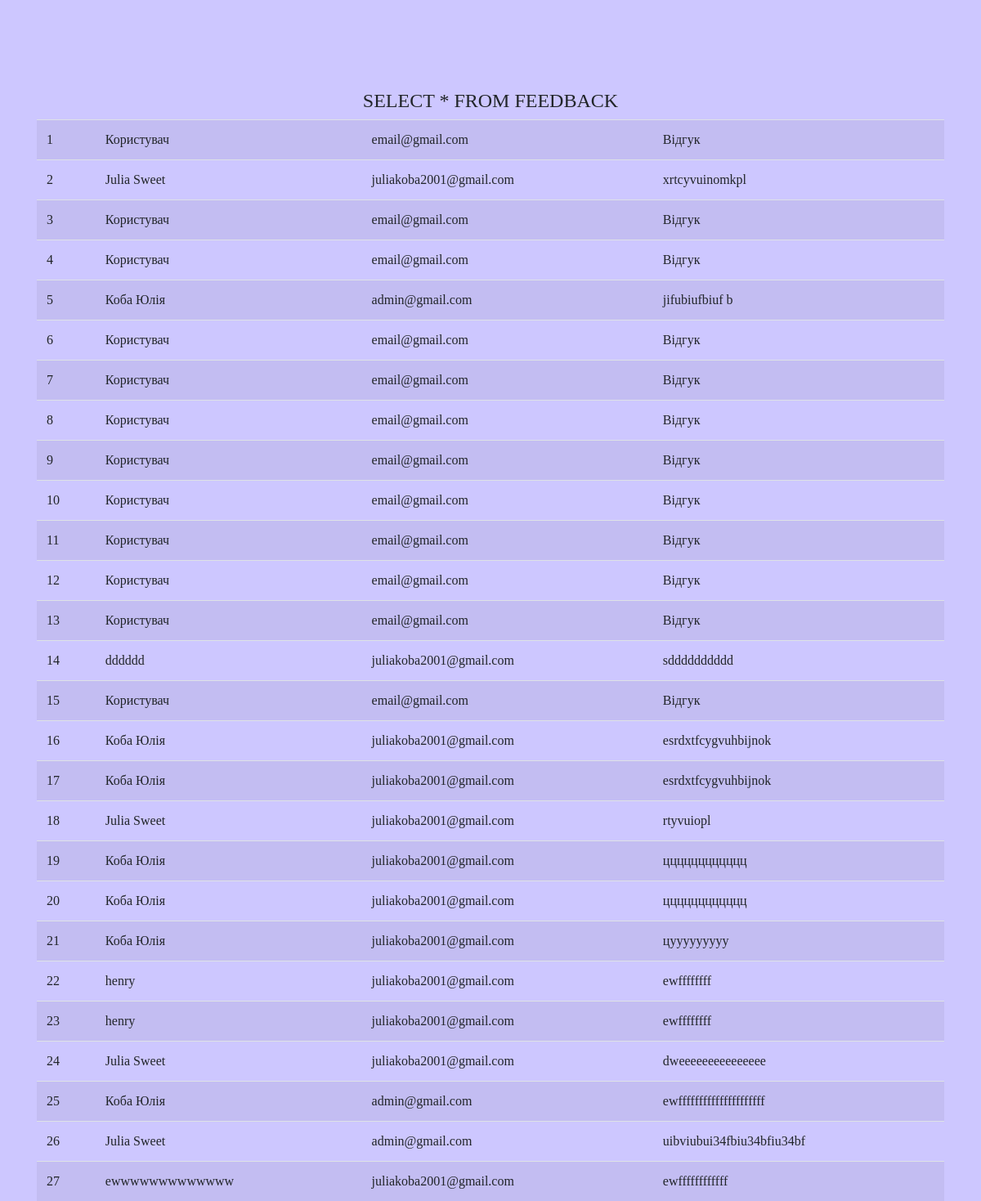
Page /feedback_table.php on the earlier database version.
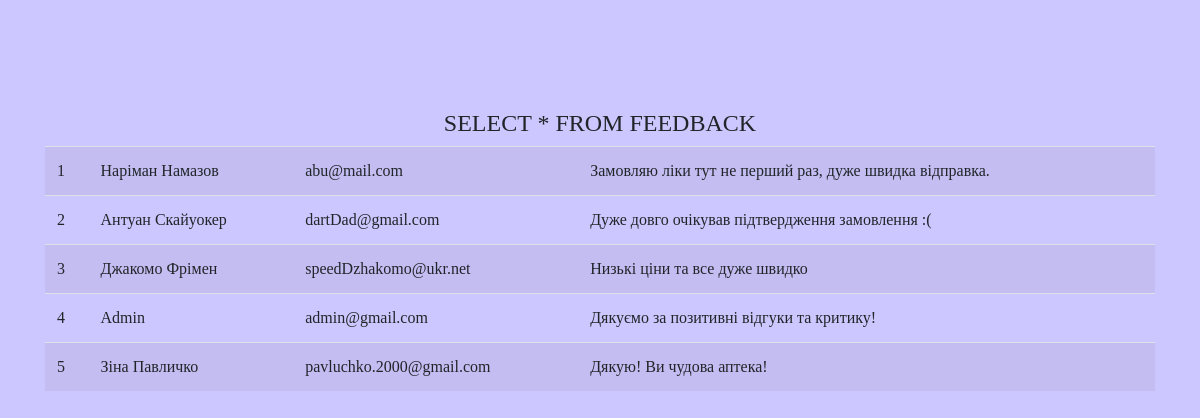
Same page on the later database version.
### tables this page shows
CREATE TABLE feedback (
    id_feedback INTEGER PRIMARY KEY AUTOINCREMENT,
    uName TEXT NOT NULL, 
    uEmail TEXT NOT NULL, 
    uMessage TEXT NOT NULL);

### feedback_table.php (the view, shortened to what this page needs)
 <!DOCTYPE html>
 <html>
 <head>
     <link rel="stylesheet" href="https://stackpath.bootstrapcdn.com/bootstrap/4.4.1/css/bootstrap.min.css"
>
     <link rel="stylesheet" href="https://use.fontawesome.com/releases/v5.7.0/css/all.css"
>
     <link rel="stylesheet" type="text/css" href="style.css">
 </head>
 <body>
     <div class="container">
         <?php
    $db = new SQLite3("chemists.db");
    $db->enableExceptions(true);
    function getRows($db, $table){
        $select = "SELECT * FROM $table";
        try{
            $result = $db->query($select);
            $array = array();
        while($data = $result->fetchArray(SQLITE3_ASSOC))
        {
            $array[] = $data;
        }
        $output="";
        for($i=0; $i<count($array);$i++){
            $id = $array[$i]['id_feedback'];
            $name = $array[$i]['uName'];
            $mail = $array[$i]['uEmail'];
            $mess = $array[$i]['uMessage'];
            $output.="<tr><td>$id</td><td>$name</td><td>$mail</td><td>$mess</td></tr>";
        }
        echo "
          <h4 class=\"text-center\">SELECT * FROM FEEDBACK</h4>
          <table class=\"table table-striped table-hover\">
             $output
          </table>
        ";
        return $array;
        }
        catch (Exception $ex){
            echo $ex->getMessage();
        }
    }
    getRows($db, "feedback");
?>
     </div>
 </body>
 </html>

### style.css (style rules this page uses)
html { height: 100%; width: 100%; }
body { margin-top: 109px; font-family: "Century Gothic"; background-color: rgb(205, 199, 255); }

Differences in the rows shown:
removed feedback: id_feedback "6", uName "Користувач", uEmail "email@gmail.com", uMessage "Відгук"
removed feedback: id_feedback "7", uName "Користувач", uEmail "email@gmail.com", uMessage "Відгук"
removed feedback: id_feedback "8", uName "Користувач", uEmail "email@gmail.com", uMessage "Відгук"
removed feedback: id_feedback "9", uName "Користувач", uEmail "email@gmail.com", uMessage "Відгук"
removed feedback: id_feedback "10", uName "Користувач", uEmail "email@gmail.com", uMessage "Відгук"
removed feedback: id_feedback "11", uName "Користувач", uEmail "email@gmail.com", uMessage "Відгук"
removed feedback: id_feedback "12", uName "Користувач", uEmail "email@gmail.com", uMessage "Відгук"
removed feedback: id_feedback "13", uName "Користувач", uEmail "email@gmail.com", uMessage "Відгук"
removed feedback: id_feedback "14", uName "dddddd", uEmail "juliakoba2001@gmail.com", uMessage "sdddddddddd"
removed feedback: id_feedback "15", uName "Користувач", uEmail "email@gmail.com", uMessage "Відгук"
removed feedback: id_feedback "16", uName "Коба Юлія", uEmail "juliakoba2001@gmail.com", uMessage "esrdxtfcygvuhbijnok"
removed feedback: id_feedback "17", uName "Коба Юлія", uEmail "juliakoba2001@gmail.com", uMessage "esrdxtfcygvuhbijnok"
removed feedback: id_feedback "18", uName "Julia Sweet", uEmail "juliakoba2001@gmail.com", uMessage "rtyvuiopl"
removed feedback: id_feedback "19", uName "Коба Юлія", uEmail "juliakoba2001@gmail.com", uMessage "цццццццццццц"
removed feedback: id_feedback "20", uName "Коба Юлія", uEmail "juliakoba2001@gmail.com", uMessage "цццццццццццц"
removed feedback: id_feedback "21", uName "Коба Юлія", uEmail "juliakoba2001@gmail.com", uMessage "цууууууууу"
removed feedback: id_feedback "22", uName "henry", uEmail "juliakoba2001@gmail.com", uMessage "ewffffffff"
removed feedback: id_feedback "23", uName "henry", uEmail "juliakoba2001@gmail.com", uMessage "ewffffffff"
removed feedback: id_feedback "24", uName "Julia Sweet", uEmail "juliakoba2001@gmail.com", uMessage "dweeeeeeeeeeeeeee"
removed feedback: id_feedback "25", uName "Коба Юлія", uEmail "admin@gmail.com", uMessage "ewfffffffffffffffffffff"
removed feedback: id_feedback "26", uName "Julia Sweet", uEmail "admin@gmail.com", uMessage "uibviubui34fbiu34bfiu34bf"
removed feedback: id_feedback "27", uName "ewwwwwwwwwwwww", uEmail "juliakoba2001@gmail.com", uMessage "ewffffffffffff"
changed feedback id 1: uName "Користувач" → "Наріман Намазов"; uEmail "email@gmail.com" → "abu@mail.com"; uMessage "Відгук" → "Замовляю ліки тут не перший раз, дуже швидка відправка."
changed feedback id 2: uName "Julia Sweet" → "Антуан Скайуокер"; uEmail "juliakoba2001@gmail.com" → "dartDad@gmail.com"; uMessage "xrtcyvuinomkpl" → "Дуже довго очікував підтвердження замовлення :("
changed feedback id 3: uName "Користувач" → "Джакомо Фрімен"; uEmail "email@gmail.com" → "speedDzhakomo@ukr.net"; uMessage "Відгук" → "Низькі ціни та все дуже швидко"
changed feedback id 4: uName "Користувач" → "Admin"; uEmail "email@gmail.com" → "admin@gmail.com"; uMessage "Відгук" → "Дякуємо за позитивні відгуки та критику!"
changed feedback id 5: uName "Коба Юлія" → "Зіна Павличко"; uEmail "admin@gmail.com" → "pavluchko.2000@gmail.com"; uMessage "jifubiufbiuf b" → "Дякую! Ви чудова аптека!"
